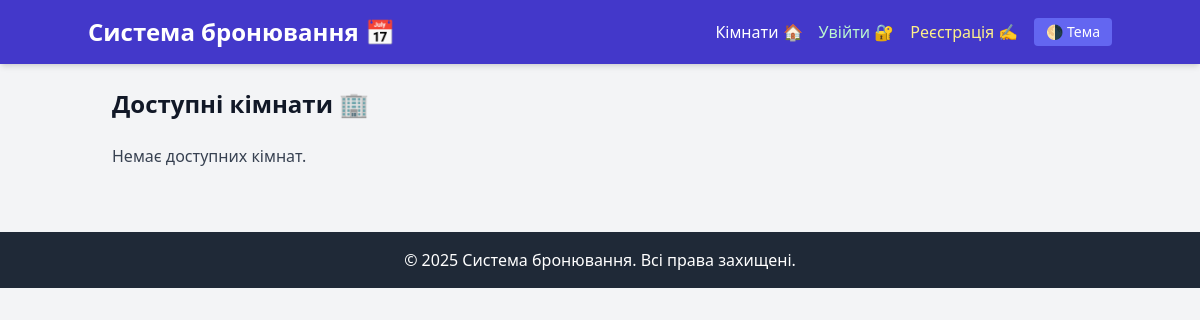
The app's page /rooms/, older data.
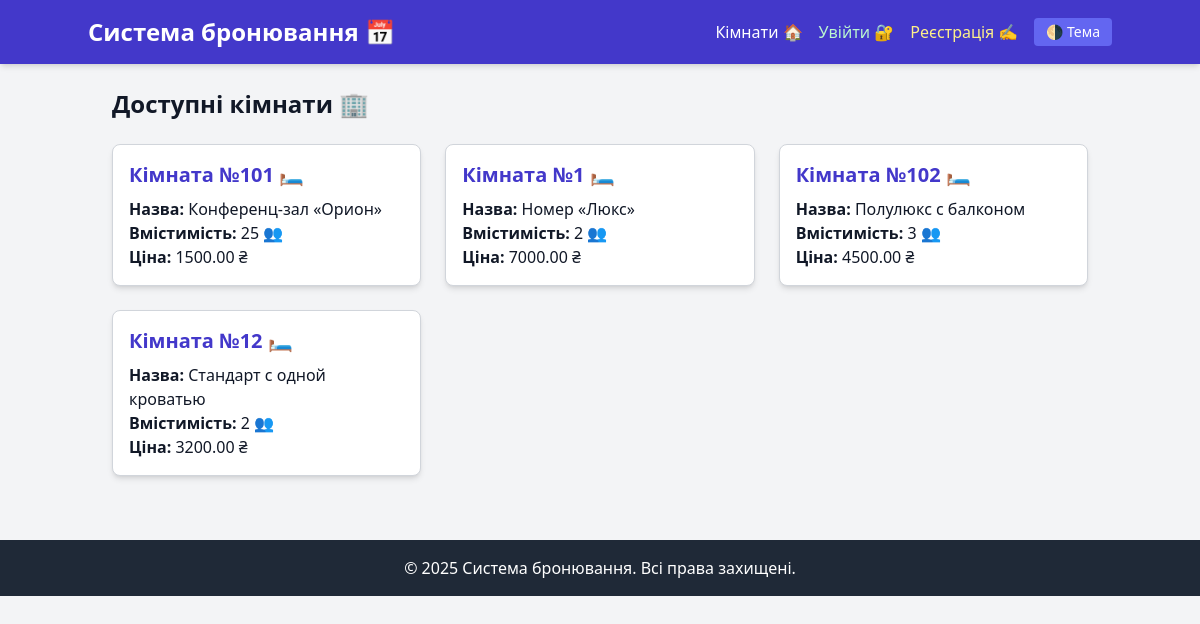
The same page, newer data.
### booking/models.py (models this page shows, shortened)
class Location(models.Model):
    number = models.CharField(max_length=10 , default='N/A')  # номер локації
    title = models.CharField(max_length=100,unique=True)
    capacity = models.PositiveIntegerField()
    price = models.DecimalField(max_digits=6, decimal_places=2)
    description = models.TextField()
    created_at = models.DateTimeField(auto_now_add=True)
    is_active = models.BooleanField(default=True)
    image = models.ImageField(upload_to='room_images/', blank=True, null=True)
    class Meta:
        verbose_name = _('Location')
        verbose_name_plural = _('Locations')
        ordering = ['title']

### booking/views.py (the view)
# urls.py: path('rooms/', views.room_list, name='room_list'),
def room_list(request):
    rooms = Location.objects.all()
    return render(request, "room_list.html", {"rooms_list": rooms})

### templates/room_list.html
{% extends "base.html" %}
{% block content %}
    <h2 class="text-2xl font-bold mb-6 text-gray-900 dark:text-gray-100">Доступні кімнати 🏢</h2>
    <div class="grid grid-cols-1 md:grid-cols-2 lg:grid-cols-3 gap-6">
        {% for room in rooms_list %}
            <a href="{% url 'location_detail' room.pk %}"
               class="block bg-white text-gray-900 shadow-md rounded-lg p-4 border border-gray-300 hover:bg-indigo-100 dark:bg-gray-800 dark:text-gray-100 dark:border-gray-700 dark:hover:bg-indigo-700 transition">
                <h3 class="text-xl font-semibold text-indigo-700 dark:text-indigo-400 mb-2">Кімната №{{ room.number }} 🛏️</h3>
                <p><strong>Назва:</strong> {{ room.title }}</p>
                <p><strong>Вмістимість:</strong> {{ room.capacity }} 👥</p>
                <p><strong>Ціна:</strong> {{ room.price }} ₴</p>
            </a>
        {% empty %}
            <p class="text-gray-700 dark:text-gray-300">Немає доступних кімнат.</p>
        {% endfor %}
    </div>
{% endblock %}

Row changes from the older to the newer data that the page shows:
added Location: number "101", title "Конференц-зал «Орион»", capacity "25", price "1500.00"
added Location: number "1", title "Номер «Люкс»", capacity "2", price "7000.00"
added Location: number "102", title "Полулюкс с балконом", capacity "3", price "4500.00"
added Location: number "12", title "Стандарт с одной кроватью", capacity "2", price "3200.00"
Text that changed along with them:
text no longer shown: "Немає доступних кімнат."
